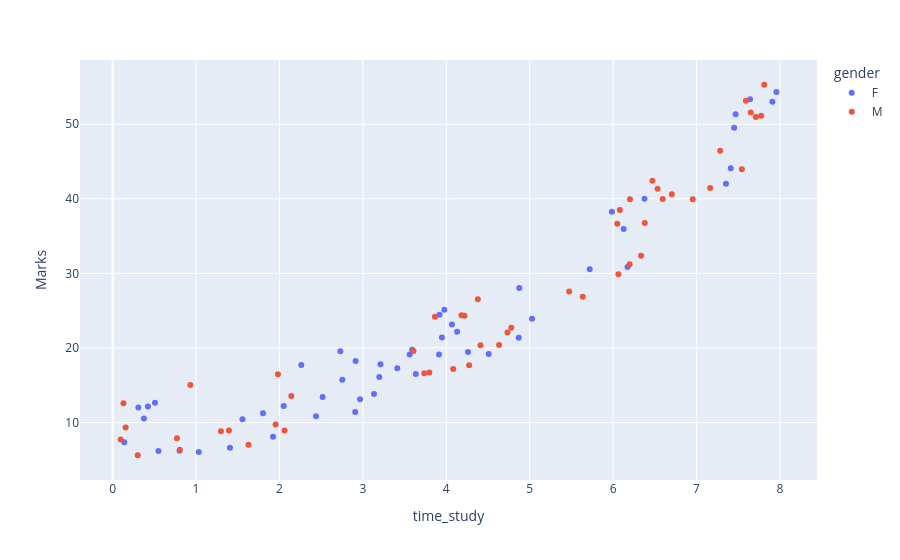

Notebook code for this chart:
### Markdown cell above
#### Scatter Plot

### Code cell
fig = px.scatter(students, x='time_study', y='Marks', color='gender')
fig.show()

### Figure 1 — Plotly figure (JSON) as saved in the notebook; plotly's stock layout.template omitted (floating-point values rounded to 4 significant figures)
{"data": [{"hovertemplate": "gender=F<br>time_study=%{x}<br>Marks=%{y}<extra></extra>", "legendgroup": "F", "marker": {"color": "#636efa", "symbol": "circle"}, "mode": "markers", "name": "F", "orientation": "v", "showlegend": true, "type": "scatter", "x": [4.508, 3.133, 7.909, 3.211, 3.413, 6.173, 7.353, 0.423, 2.908, 4.26, 5.719, 3.977, 6.126, 2.051, 4.875, 3.635, 1.407, 0.508, 1.923, 2.966, 0.14, 2.754, 3.591, 1.557, 3.913, 4.13, 2.913, 7.641, 7.468, 0.376, 2.438, 4.869, 0.55, 3.948, 2.518, 0.803, 5.985, 7.451, 7.957, 2.262, 7.41, 3.197, 4.067, 1.033, 1.803, 6.376, 2.73, 5.027, 3.919, 3.561, 0.309], "xaxis": "x", "y": [19.2, 13.81, 53.02, 17.82, 17.26, 30.86, 42.04, 12.13, 11.4, 19.47, 30.55, 25.13, 35.94, 12.21, 28.04, 16.52, 6.623, 12.65, 8.1, 13.12, 7.336, 15.72, 19.77, 10.43, 19.11, 22.18, 18.24, 53.36, 51.34, 10.52, 10.84, 21.38, 6.185, 21.4, 13.42, 6.217, 38.28, 49.54, 54.32, 17.7, 44.1, 16.11, 23.15, 6.053, 11.25, 40.02, 19.56, 23.92, 24.45, 19.13, 12.03], "yaxis": "y"}, {"hovertemplate": "gender=M<br>time_study=%{x}<br>Marks=%{y}<extra></extra>", "legendgroup": "M", "marker": {"color": "#EF553B", "symbol": "circle"}, "mode": "markers", "name": "M", "orientation": "v", "showlegend": true, "type": "scatter", "x": [0.096, 7.811, 6.063, 4.41, 4.218, 4.274, 6.08, 7.711, 4.733, 4.378, 0.156, 1.299, 3.864, 0.932, 6.594, 4.083, 7.543, 7.283, 6.533, 7.775, 1.954, 2.061, 3.797, 4.779, 5.635, 6.703, 0.771, 6.049, 7.591, 7.649, 6.198, 3.606, 0.13, 2.142, 5.473, 1.395, 3.736, 4.633, 1.629, 6.954, 6.379, 0.805, 1.982, 6.201, 4.182, 6.471, 0.301, 7.163, 6.335], "xaxis": "x", "y": [7.734, 55.3, 29.89, 20.35, 24.32, 17.67, 38.49, 50.99, 22.07, 26.53, 9.333, 8.837, 24.17, 15.04, 39.97, 17.17, 43.98, 46.45, 41.36, 51.14, 9.742, 8.924, 16.7, 22.7, 26.88, 40.6, 7.892, 36.65, 53.16, 51.58, 31.24, 19.59, 12.59, 13.56, 27.57, 8.92, 16.61, 20.4, 7.014, 39.95, 36.75, 6.349, 16.46, 39.96, 24.39, 42.43, 5.609, 41.44, 32.36], "yaxis": "y"}], "layout": {"legend": {"title": {"text": "gender"}, "tracegroupgap": 0}, "margin": {"t": 60}, "xaxis": {"anchor": "y", "domain": [0, 1], "title": {"text": "time_study"}}, "yaxis": {"anchor": "x", "domain": [0, 1], "title": {"text": "Marks"}}}}
